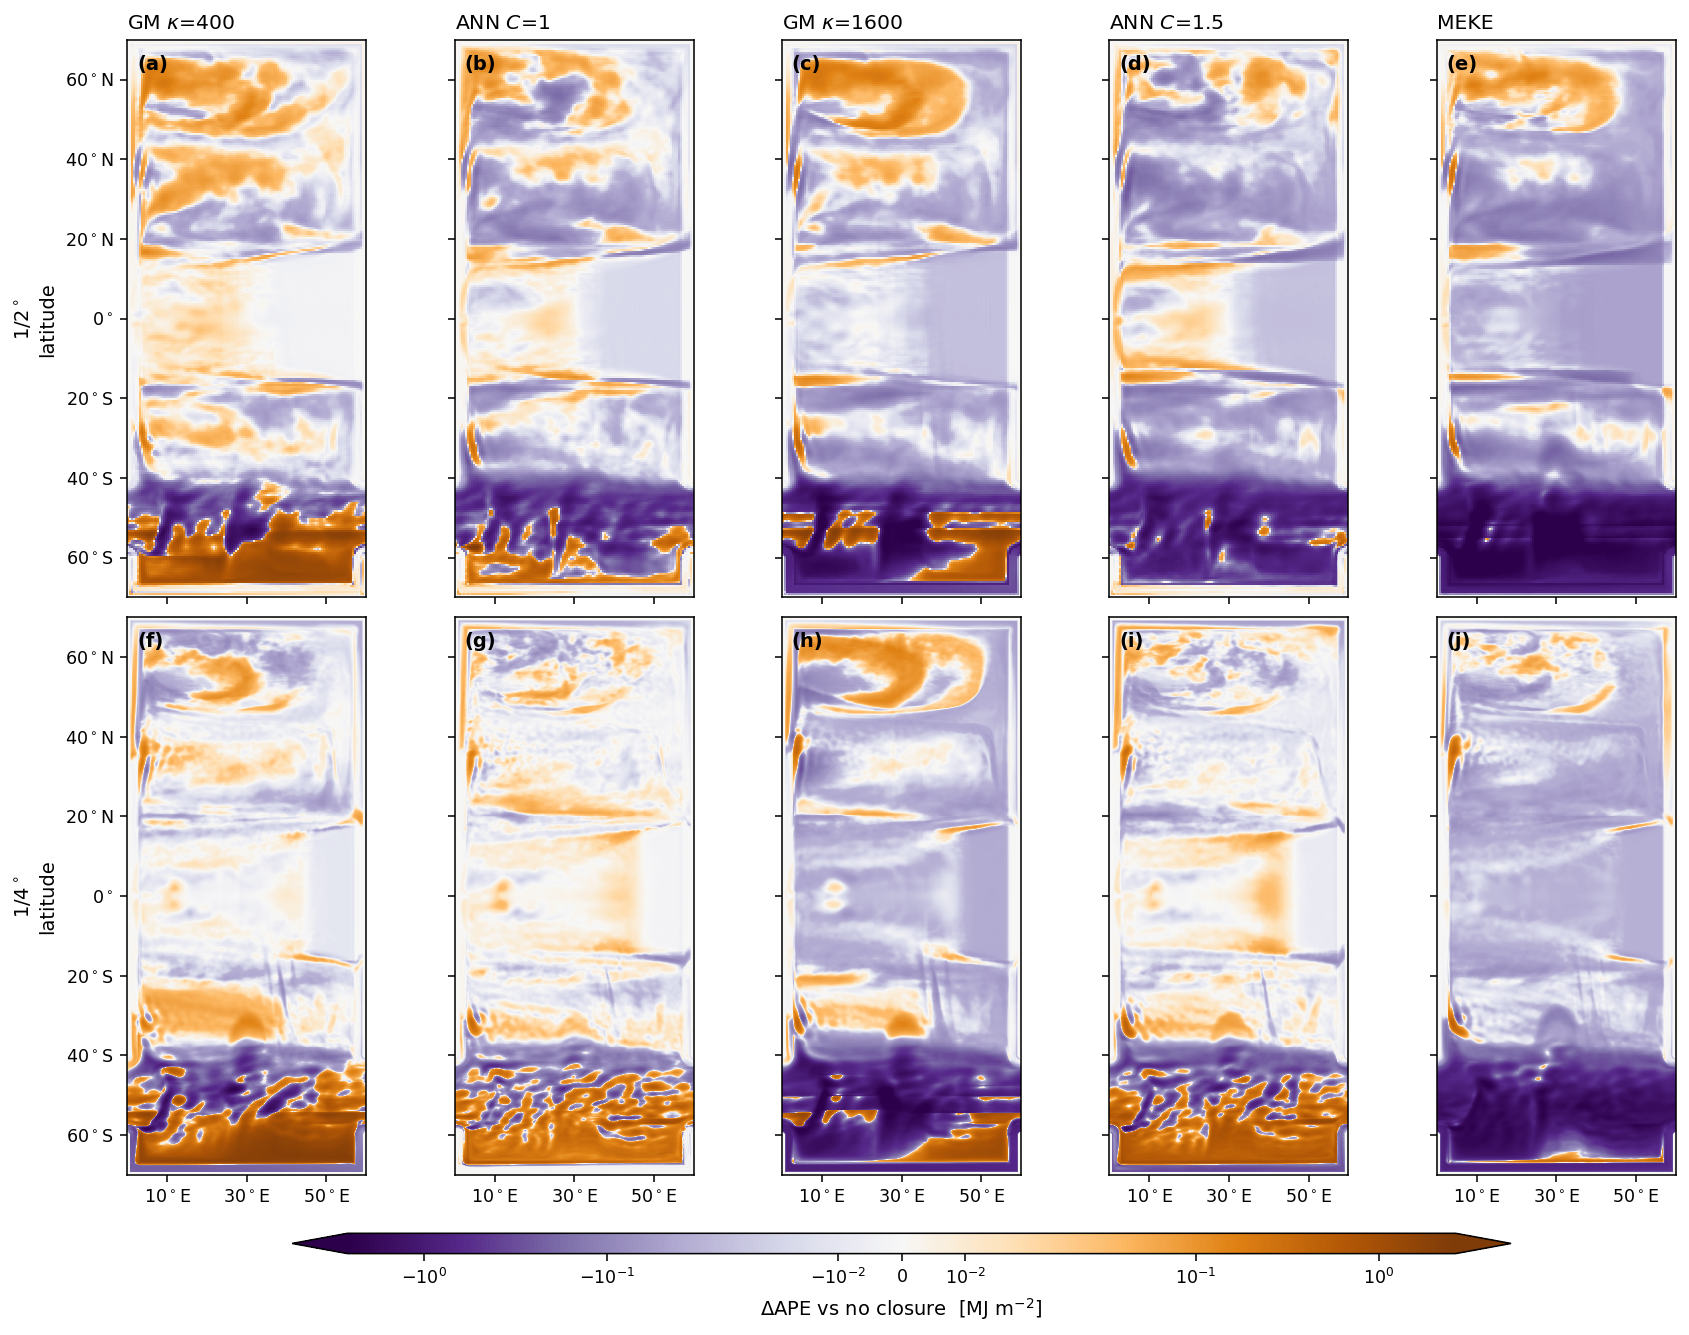

Write Python code to recreate this figure.
"""dAPE response maps at BOTH NW2 resolutions, with the CORRECTED APE functional.

Supersedes the APE rows of nw2_ape_ke_maps.py / nw2_energy_panels.py / nw2_ape_eke_maps.py, which
were built before nw2_ape_check.py established two errors (2026-07-31): they referenced APE to a
horizontal mean of the control's interfaces rather than -H0, MOM6's adiabatically-flattened
minimum-APE state, and they omitted the topography term. Where the seafloor lies ABOVE an
interface's reference position the interface is pinned to the bottom and that displacement is not
available, so Perezhogin's form (notebooks/Figure-3.ipynb) subtracts it:

    APE = sum_i 0.5 g drho_i [ (e_i - e_rest)^2 - max(e_bot - e_rest, 0)^2 ],   e_rest = -H0

NW2 shoals to ~21 m while reference interfaces reach 4000 m, so ~16% of (interface, column) pairs
are pinned. The correction leaves area-mean dAPE unchanged (the closures are adiabatic, so layer
volume is conserved and the reference-dependent cross term vanishes in the area average; the pinned
term is identical across runs and cancels in any difference) but raises dAPE map rms by ~30%.

Rows are the two rungs, 1/2 deg and 1/4 deg, both branched from day 30001 in the same configuration,
so the columns are directly comparable down the figure. ANN C=2 is not in the 1/4 set."""
import numpy as np, xarray as xr, glob, string
import matplotlib as mpl; mpl.use("Agg")
import matplotlib.pyplot as plt

G, NWIN = 9.8, 5
RUNGS = [("1/2$^\\circ$", "/scratch/db194/mom6/jul2026_nw2"),
         ("1/4$^\\circ$", "/scratch/db194/mom6/jul2026_nw2_R4")]
ORDER = [("GM400", "GM $\\kappa$=400"), ("ANN_c1p0", "ANN $C$=1"),
         ("GM1600", "GM $\\kappa$=1600"), ("ANN_c1p5", "ANN $C$=1.5"), ("MEKE", "MEKE")]

def last(base, r, s, n=NWIN): return sorted(glob.glob(f"{base}/{r}/output/{s}_*.nc"))[-n:]

def rung(base):
    d0 = xr.open_dataset(last(base, "bare", "longmean")[-1], decode_times=False)
    rho_l, lat, lon = d0["zl"].values, d0["yh"].values, d0["xh"].values; d0.close()
    drho = np.diff(rho_l)
    st = xr.open_dataset(f"{base}/bare/output/ocean.stats.nc", decode_times=False)
    e_rest = -st["H0"].values[-200:].mean(axis=0); st.close()

    def emean(r):
        return np.mean([xr.open_dataset(f, decode_times=False)["e"].mean("time").values
                        for f in last(base, r, "longmean")], axis=0)

    def ape(e):
        ei, er, ebot = e[1:-1], e_rest[1:-1][:, None, None], e[-1][None]
        hb = np.maximum(ebot - er, 0.0)                 # pinned by topography -> not available
        return np.nansum(0.5*G*drho[:, None, None]*((ei-er)**2 - hb**2), axis=0)

    A0 = ape(emean("bare"))
    return lat, lon, A0, {r: ape(emean(r)) - A0 for r, _ in ORDER}

data = {}
for lab, base in RUNGS:
    data[lab] = rung(base)
    print(f"--- {lab} loaded", flush=True)

print(f"\n{'run':<11}" + "".join(f"{l+' mean':>13}{l+' rms':>12}" for l, _ in RUNGS) + "   [kJ/m2]")
for r, _ in ORDER:
    cells = ""
    for lab, _ in RUNGS:
        lat, lon, A0, res = data[lab]
        w = np.cos(np.deg2rad(lat))[:, None]
        m = float(np.nansum(res[r]*w)/np.nansum(w*np.isfinite(res[r])))
        cells += f"{m/1e3:>13.1f}{np.nanstd(res[r])/1e3:>12.1f}"
    print(f"{r:<11}{cells}")

mpl.rcParams.update({"font.size": 10, "axes.titlesize": 10.5, "xtick.labelsize": 9, "ytick.labelsize": 9})
n = len(ORDER)
fig, ax = plt.subplots(2, n, figsize=(2.45*n, 9.4), constrained_layout=True)
allv = np.concatenate([np.abs(data[l][3][r]).ravel()/1e6 for l, _ in RUNGS for r, _ in ORDER])
allv = allv[np.isfinite(allv)]
lt, vmax = np.percentile(allv, 60), np.percentile(allv, 99.8)
norm = mpl.colors.SymLogNorm(linthresh=lt, vmin=-vmax, vmax=vmax, base=10)
for i, (lab, _) in enumerate(RUNGS):
    lat, lon, A0, res = data[lab]
    for j, (r, rlab) in enumerate(ORDER):
        a = ax[i, j]
        im = a.pcolormesh(lon, lat, res[r]/1e6, norm=norm, cmap=plt.cm.PuOr_r, shading="auto", rasterized=True)
        a.set_aspect("equal")
        lats = [-60, -40, -20, 0, 20, 40, 60]
        a.set_yticks(lats)
        a.set_yticklabels([f"${abs(v)}^\\circ$S" if v < 0 else (f"${v}^\\circ$N" if v > 0 else "$0^\\circ$")
                           for v in lats] if j == 0 else [""]*7)
        a.set_xticks([10, 30, 50])
        a.set_xticklabels([f"${x}^\\circ$E" for x in [10, 30, 50]] if i == 1 else ["", "", ""])
        if i == 0: a.set_title(rlab, loc="left")
        a.text(0.04, 0.975, f"({string.ascii_lowercase[i*n+j]})", transform=a.transAxes,
               va="top", fontsize=10, fontweight="bold")
    ax[i, 0].set_ylabel(f"{lab}\nlatitude")
fig.colorbar(im, ax=ax, orientation="horizontal", extend="both", aspect=60, pad=0.02,
             shrink=0.75).set_label("$\\Delta$APE vs no closure  [MJ m$^{-2}$]", fontsize=10)
png = "/home/db194/ANN-momentum-buoyancy-mesoscale/src/training-on-CM2.6/scripts/nw2_ape_response.png"
fig.savefig(png, dpi=140, bbox_inches="tight"); print("\nwrote", png)
